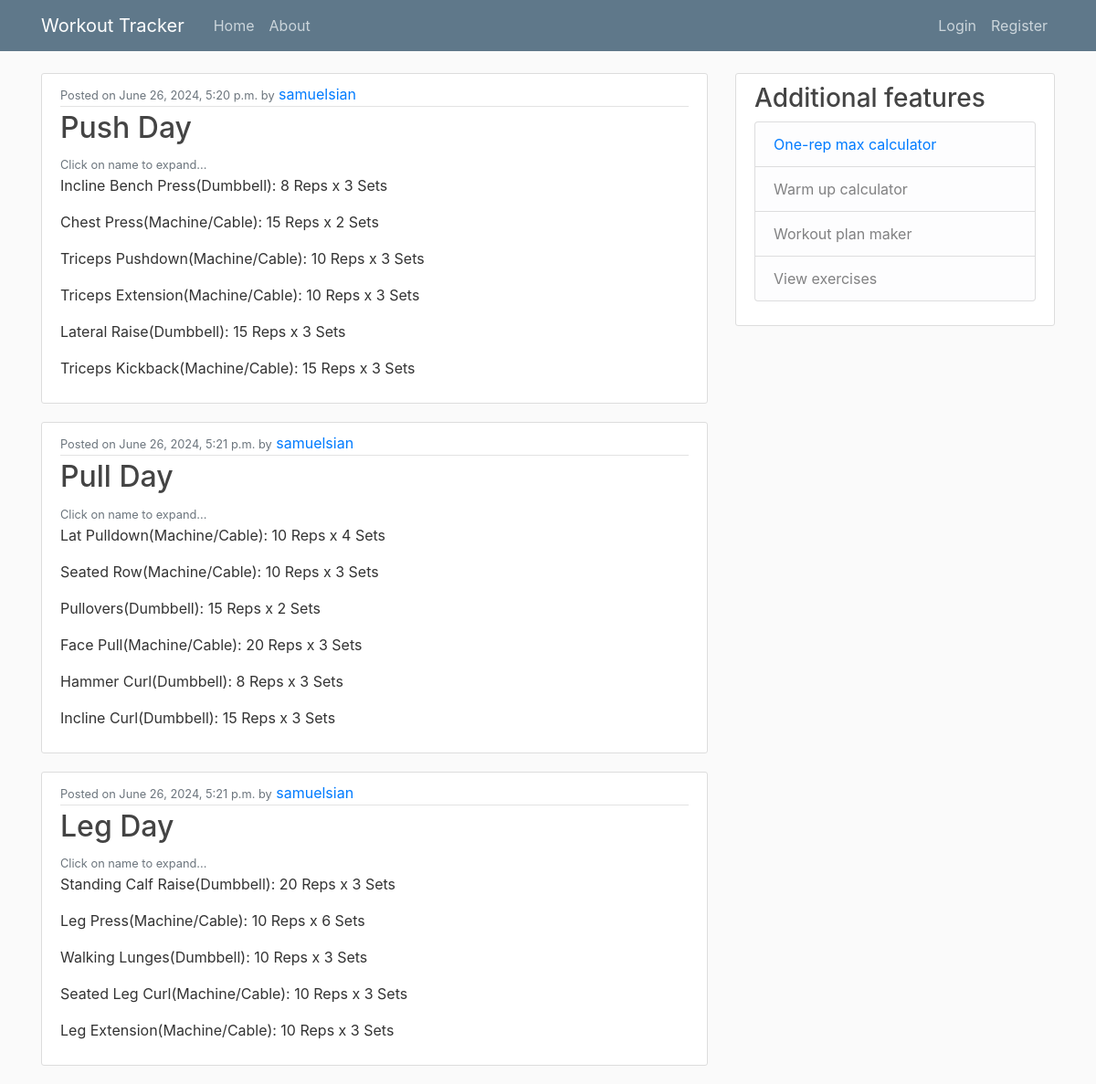
The page / on the database its author committed.
### tracker/models.py (models this page shows, shortened)
class Template(models.Model):
    name = models.CharField(max_length=100)
    last_updated = models.DateTimeField(auto_now=True)
    author = models.ForeignKey(User, on_delete=models.CASCADE)
    exercises = models.ManyToManyField(Exercise, through='TemplateExercise')
    class Meta:
        ordering = ['last_updated']

class Exercise(models.Model):
    name = models.CharField(max_length=100)
    muscle = models.ForeignKey(Muscle, on_delete=models.CASCADE)
    category = models.ForeignKey(Category, on_delete=models.CASCADE)
    class Meta:
        ordering = ['muscle']

class Category(models.Model):
    name = models.CharField(max_length=30)
    class Meta:
        ordering = ['name']
    def __str__(self):
        return self.name

class TemplateExercise(models.Model):
    template = models.ForeignKey(Template, on_delete=models.CASCADE)
    exercise = models.ForeignKey(Exercise, on_delete=models.CASCADE)
    sets = models.IntegerField()
    reps = models.IntegerField()
    class Meta:
        unique_together = ('template','exercise')

### tracker/views.py (the view)
# urls.py: path('', views.home, name='tracker-home'),
def home(request):
    context = {
        'templates': Template.objects.all(),
        'exercises': Exercise.objects.all(),
        'template_exercise': TemplateExercise.objects.all(),
    }
    return render(request, 'tracker/home.html', context)

### tracker/templates/tracker/home.html
{% extends "tracker/base.html" %}
{% block content %}
    {% for template in templates%}
        <article class="media content-section">
            <div class="media-body">
                <div class="article-metadata">
                    <small class="text-muted">Posted on {{ template.last_updated }} by</small>
                    <a class="mr-2" href="#">{{ template.author }}</a>
                </div>
                <h2><a class="article-title" href="#">{{ template.name }}</a></h2>
                <small class="text-muted">Click on name to expand...</small>
                {% for tempExer in template_exercise %}
                    {% if tempExer.template == template %}
                        {% for exer in exercises %}
                            {% if tempExer.exercise == exer %}
                            <p class="article-content">{{ exer.name }}({{ exer.category}}): {{ tempExer.reps }} Reps x {{ tempExer.sets }} Sets </p>
                            {% endif %}
                        {% endfor %}
                    {% endif %}
                {% endfor %}
            </div>
        </article>
    {% endfor %}
{% endblock content %}

### tracker/templates/tracker/base.html (shortened to what this page needs)
{% load static %}
<!DOCTYPE html>
<html lang="en">
    <head>
        <link rel="stylesheet" href="https://cdn.jsdelivr.net/npm/bootstrap@4.0.0/dist/css/bootstrap.min.css">
        <link rel="stylesheet" type="text/css" href="{% static 'tracker/main.css' %}"/>
    </head>
    <body>
        <header class="site-header">
            <nav class="navbar navbar-expand-md navbar-dark bg-steel fixed-top">
              <div class="container">
                <a class="navbar-brand mr-4" href="{% url 'tracker-home' %}">Workout Tracker</a>
                <div class="collapse navbar-collapse" id="navbarToggle">
                  <div class="navbar-nav mr-auto">
                    <a class="nav-item nav-link" href="{% url 'tracker-home' %}">Home</a>
                    <a class="nav-item nav-link" href="{% url 'tracker-about' %}">About</a>
                  </div>
                  <div class="navbar-nav">
                    {% if user.is_authenticated %}
                      <a class="nav-item nav-link" href="{% url 'profile' %}">Profile</a>
                      <a class="nav-item nav-link" href="{% url 'logout' %}">Logout</a>
                    {% else %}
                      <a class="nav-item nav-link" href="{% url 'login' %}">Login</a>
                      <a class="nav-item nav-link" href="{% url 'register' %}">Register</a>
                    {% endif %}
                  </div>
                </div>
              </div>
            </nav>
        </header>
        <main role="main" class="container">
            <div class="row">
              <div class="col-md-8">
                {% block content %}{% endblock %}
              </div>
              <div class="col-md-4">
                <div class="content-section">
                  <h3>Additional features</h3>
                    <ul class="list-group">
                      <li class="list-group-item list-group-item-light">
                        <a href="{% url 'tracker-one_rep_max_calc' %}">One-rep max calculator</a>
                      </li>
                      <li class="list-group-item list-group-item-light">Warm up calculator</li>
                      <li class="list-group-item list-group-item-light">Workout plan maker</li>
                      <li class="list-group-item list-group-item-light">View exercises</li>
                    </ul>
                </div>
              </div>
            </div>
          </main>
    </body>
</html>

### tracker/static/tracker/main.css (style rules this page uses)
body { background: #fafafa; color: #333333; margin-top: 5rem; }
h1, h2, h3, h4, h5, h6 { color: #444444; }
ul { margin: 0; }
.bg-steel { background-color: #5f788a; }
.site-header .navbar-nav .nav-link { color: #cbd5db; }
.content-section { background: #ffffff; padding: 10px 20px; border: 1px solid #dddddd; border-radius: 3px; margin-bottom: 20px; }
.article-title { color: #444444; }
.article-content { white-space: pre-line; }
.article-metadata { padding-bottom: 1px; margin-bottom: 4px; border-bottom: 1px solid #e3e3e3 }

### rows shown on the page
Template: last_updated "June 26, 2024, 5:20 p.m.", author "samuelsian", name "Push Day"
TemplateExercise: reps "8", sets "3"
Exercise: name "Incline Bench Press", category "Dumbbell"
TemplateExercise: reps "15", sets "2"
Exercise: name "Chest Press", category "Machine/Cable"
TemplateExercise: reps "10", sets "3"
Exercise: name "Triceps Pushdown", category "Machine/Cable"
TemplateExercise: reps "10", sets "3"
Exercise: name "Triceps Extension", category "Machine/Cable"
TemplateExercise: reps "15", sets "3"
Exercise: name "Lateral Raise", category "Dumbbell"
TemplateExercise: reps "15", sets "3"
Exercise: name "Triceps Kickback", category "Machine/Cable"
Template: last_updated "June 26, 2024, 5:21 p.m.", author "samuelsian", name "Pull Day"
TemplateExercise: reps "10", sets "4"
Exercise: name "Lat Pulldown", category "Machine/Cable"
TemplateExercise: reps "10", sets "3"
Exercise: name "Seated Row", category "Machine/Cable"
TemplateExercise: reps "15", sets "2"
Exercise: name "Pullovers", category "Dumbbell"
TemplateExercise: reps "20", sets "3"
Exercise: name "Face Pull", category "Machine/Cable"
TemplateExercise: reps "8", sets "3"
Exercise: name "Hammer Curl", category "Dumbbell"
TemplateExercise: reps "15", sets "3"
Exercise: name "Incline Curl", category "Dumbbell"
Template: last_updated "June 26, 2024, 5:21 p.m.", author "samuelsian", name "Leg Day"
TemplateExercise: reps "20", sets "3"
Exercise: name "Standing Calf Raise", category "Dumbbell"
TemplateExercise: reps "10", sets "6"
Exercise: name "Leg Press", category "Machine/Cable"
TemplateExercise: reps "10", sets "3"
Exercise: name "Walking Lunges", category "Dumbbell"
TemplateExercise: reps "10", sets "3"
Exercise: name "Seated Leg Curl", category "Machine/Cable"
TemplateExercise: reps "10", sets "3"
Exercise: name "Leg Extension", category "Machine/Cable"
